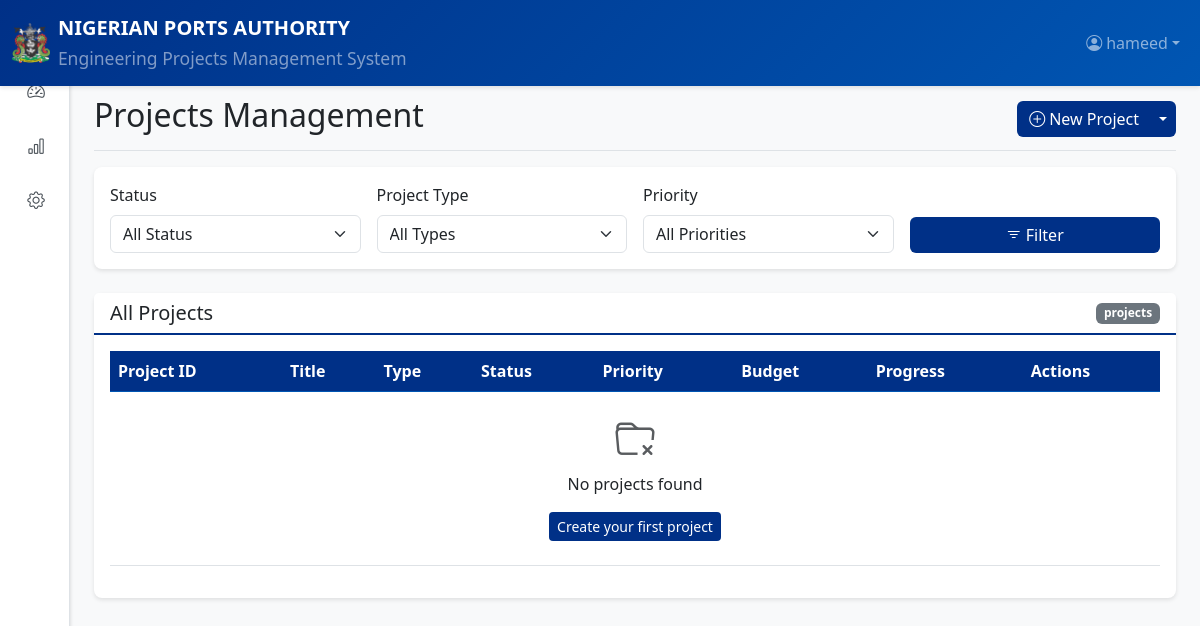
The page /projects/ (signed in) on the database as committed earlier.
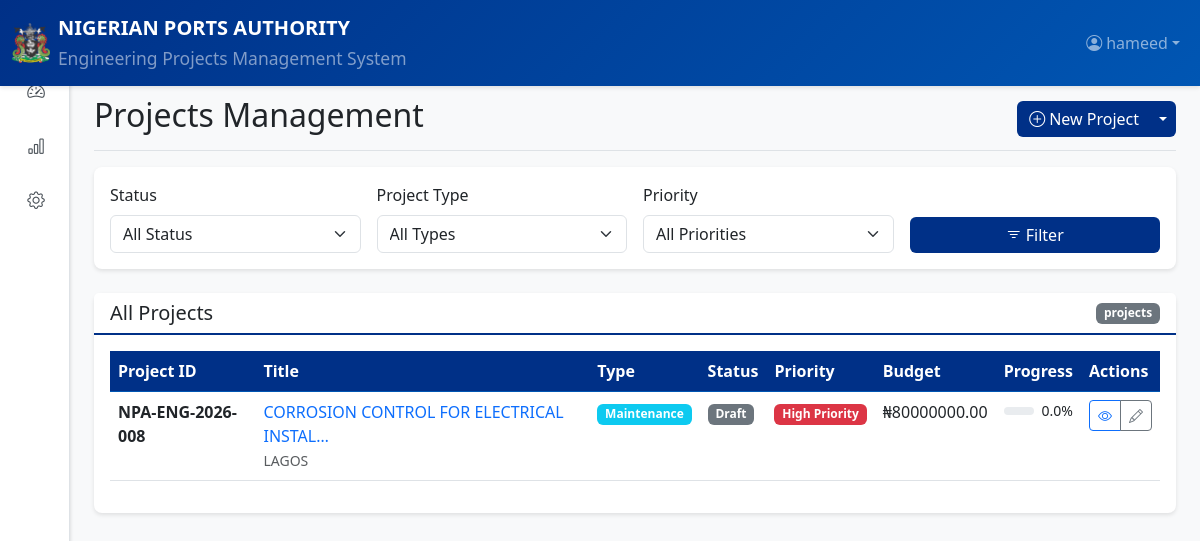
The same page on the database as committed later.
### projects/models.py (models this page shows, shortened)
class Project(models.Model):
    STATUS_CHOICES = [
        ('draft', 'Draft'),
        ('submitted', 'Submitted'),
        ('under_review', 'Under Review'),
        ('approved', 'Approved'),
        ('in_progress', 'In Progress'),
        ('on_hold', 'On Hold'),
        ('completed', 'Completed'),
        ('cancelled', 'Cancelled'),
    ]
    PRIORITY_CHOICES = [
        ('low', 'Low Priority'),
        ('medium', 'Medium Priority'),
        ('high', 'High Priority'),
        ('critical', 'Critical Priority'),
    ]
    PROJECT_TYPE_CHOICES = [
        ('civil', 'Civil Works'),
        ('electrical', 'Electrical Installation'),
        ('mechanical', 'Mechanical Works'),
        ('marine', 'Marine Works'),
        ('dredging', 'Dredging Works'),
        ('maintenance', 'Maintenance'),
        ('rehabilitation', 'Rehabilitation'),
        ('new_construction', 'New Construction'),
    ]
    project_id = models.CharField(max_length=50, unique=True, primary_key=True)
    title = models.CharField(max_length=200)
    description = models.TextField()
    project_type = models.CharField(max_length=50, choices=PROJECT_TYPE_CHOICES)
    location = models.CharField(max_length=50, choices=PORT_LOCATION_CHOICES, default='hq')
    other_location = models.CharField(max_length=200, blank=True, help_text="Specify if location is 'Other'")
    department = models.CharField(max_length=50, choices=DEPARTMENT_CHOICES, default='civil')
    estimated_budget = models.DecimalField(max_digits=15, decimal_places=2)
    approved_budget = models.DecimalField(max_digits=15, decimal_places=2, null=True, blank=True)
    spent_budget = models.DecimalField(max_digits=15, decimal_places=2, default=0)
    proposed_start_date = models.DateField(null=True, blank=True)
    proposed_end_date = models.DateField(null=True, blank=True)
    approved_start_date = models.DateField(null=True, blank=True)
    approved_end_date = models.DateField(null=True, blank=True)
    actual_start_date = models.DateField(null=True, blank=True)
    actual_end_date = models.DateField(null=True, blank=True)
    status = models.CharField(max_length=20, choices=STATUS_CHOICES, default='draft')
    priority = models.CharField(max_length=20, choices=PRIORITY_CHOICES, default='medium')
    created_by = models.ForeignKey(User, on_delete=models.CASCADE, related_name='created_projects')
    project_manager = models.ForeignKey(User, on_delete=models.SET_NULL, null=True,
                                        related_name='managed_projects')
    supervisor = models.ForeignKey(User, on_delete=models.SET_NULL, null=True, blank=True,
                                   related_name='supervised_projects')
    contractor = models.ForeignKey(Contractor, on_delete=models.SET_NULL, null=True, blank=True)
    contractor_address = models.CharField(max_length=100, blank=True)
    contractor_phone = models.CharField(max_length=20, blank=True)
    contract_sum = models.DecimalField(max_digits=15, decimal_places=2, null=True, blank=True, help_text="Total contract sum")
    contingencies = models.DecimalField(max_digits=15, decimal_places=2, null=True, blank=True, default=0)
    contract_award_date = models.DateField(null=True, blank=True)
    contract_award_ref = models.CharField(max_length=100, blank=True)
    contract_duration = models.IntegerField(null=True, blank=True, help_text="Duration in days")
    performance_bond = models.DecimalField(max_digits=15, decimal_places=2, null=True, blank=True)
    advance_payment = models.DecimalField(max_digits=15, decimal_places=2, null=True, blank=True)
    retention_percentage = models.DecimalField(max_digits=5, decimal_places=2, null=True, blank=True, default=5.00)
    contract_completion_date = models.DateField(null=True, blank=True)
    created_at = models.DateTimeField(auto_now_add=True)
    updated_at = models.DateTimeField(auto_now=True)
    submitted_at = models.DateTimeField(null=True, blank=True)
    approved_at = models.DateTimeField(null=True, blank=True)
    reviewed_by = models.ForeignKey(User, on_delete=models.SET_NULL, null=True, blank=True,
                                   related_name='reviewed_projects')
    approved_by = models.ForeignKey(User, on_delete=models.SET_NULL, null=True, blank=True,
                                   related_name='approved_projects')
    budget_head = models.CharField(max_length=100, blank=True, help_text="Budget head code/reference")
    class Meta:
        ordering = ['-created_at']
    @property
    def is_overdue(self):
        if self.status == 'in_progress' and self.approved_end_date:
            return timezone.now().date() > self.approved_end_date
        return False
    @property
    def progress_percentage(self):
        completed_stages = self.stages.filter(status='completed').count()
        total_stages = self.stages.count()
        return round((completed_stages / total_stages * 100), 1) if total_stages > 0 else 0

### projects/views.py (the view, shortened to what this page needs)
# urls.py: path('', views.ProjectListView.as_view(), name='project_list'),
class ProjectListView(LoginRequiredMixin, ListView):
    model = Project
    template_name = 'projects/project_list.html'
    context_object_name = 'projects'
    paginate_by = 10
    def get_queryset(self):
        user = self.request.user
        queryset = super().get_queryset()
        if user.office == 'executive_director':
            pass  # Show all projects
        elif user.office == 'general_manager':
            queryset = queryset.filter(
                Q(status__in=['submitted', 'under_review', 'approved', 'in_progress']) |
                Q(created_by=user)
            )
        else:  # Engineers
            queryset = queryset.filter(
                Q(created_by=user) |
                Q(project_manager=user) |
                Q(supervisor=user) |
                Q(stages__assigned_to=user)
            ).distinct()
        status = self.request.GET.get('status')
        project_type = self.request.GET.get('project_type')
        priority = self.request.GET.get('priority')
        if status:
            queryset = queryset.filter(status=status)
        if project_type:
            queryset = queryset.filter(project_type=project_type)
        if priority:
            queryset = queryset.filter(priority=priority)
        return queryset
    def get_context_data(self, **kwargs):
        context = super().get_context_data(**kwargs)
        context['status_choices'] = Project.STATUS_CHOICES
        context['project_type_choices'] = Project.PROJECT_TYPE_CHOICES
        context['priority_choices'] = Project.PRIORITY_CHOICES
        context['page_title'] = 'Projects Management'
        return context

### projects/templatetags/project_tags.py (called while the page is built)
@register.filter
def status_badge(status):
    badge_colors = {
        'draft': 'secondary',
        'submitted': 'info',
        'under_review': 'warning',
        'approved': 'primary',
        'in_progress': 'info',
        'on_hold': 'warning',
        'completed': 'success',
        'cancelled': 'danger',
        'pending': 'secondary',
        'requires_approval': 'warning',
        'blocked': 'danger',
    }
    return badge_colors.get(status, 'secondary')

@register.filter
def priority_badge(priority):
    badge_colors = {
        'low': 'success',
        'medium': 'warning',
        'high': 'danger',
        'critical': 'dark',
    }
    return badge_colors.get(priority, 'secondary')

### templates/projects/project_list.html (shortened to what the changed rows need)
{% extends 'base.html' %}
{% load project_tags %}
{% block page_title %}Projects Management{% endblock %}
{% block content %}
<div class="card">
    <div class="card-body">
        <div class="table-responsive">
            <table class="table table-hover">
                <thead>
                    <tr>
                        <th>Project ID</th>
                        <th>Title</th>
                        <th>Type</th>
                        <th>Status</th>
                        <th>Priority</th>
                        <th>Budget</th>
                        <th>Progress</th>
                        <th>Actions</th>
                    </tr>
                </thead>
                <tbody>
                    {% for project in projects %}
                    <tr>
                        <td>
                            <strong>{{ project.project_id }}</strong>
                        </td>
                        <td>
                            <a href="{% url 'project_detail' project_id=project.project_id|urlencode %}"
                               class="text-decoration-none">
                                {{ project.title|truncatechars:40 }}
                            </a>
                            <br>
                            <small class="text-muted">{{ project.location }}</small>
                        </td>
                        <td>
                            <span class="badge bg-info">{{ project.get_project_type_display }}</span>
                        </td>
                        <td>
                            {% with status_color=project.status %}
                            <span class="badge bg-{{ status_color|status_badge }}">
                                {{ project.get_status_display }}
                            </span>
                            {% endwith %}
                        </td>
                        <td>
                            {% with priority=project.priority %}
                            <span class="badge bg-{{ priority|priority_badge }}">
                                {{ project.get_priority_display }}
                            </span>
                            {% endwith %}
                        </td>
                        <td>
                            ₦{{ project.estimated_budget|floatformat:2 }}
                        </td>
                        <td>
                            <div class="d-flex align-items-center">
                                <div class="progress flex-grow-1 me-2" style="height: 8px;">
                                </div>
                                <small>{{ project.progress_percentage }}%</small>
                            </div>
                        </td>
                        <td>
                            <div class="btn-group btn-group-sm">
                                <a href="{% url 'project_detail' project.project_id %}"
                                   class="btn btn-outline-primary">
                                    <i class="bi bi-eye"></i>
                                </a>
                                {% if user == project.created_by or user.is_superuser %}
                                <a href="{% url 'project_update' project.project_id %}"
                                   class="btn btn-outline-secondary">
                                    <i class="bi bi-pencil"></i>
                                </a>
                                {% endif %}
                            </div>
                        </td>
                    </tr>
                    {% empty %}
                    <tr>
                        <td colspan="8" class="text-center py-4">
                            <i class="bi bi-folder-x display-6 text-muted"></i>
                            <p class="mt-2">No projects found</p>
                            <a href="{% url 'project_create' %}" class="btn btn-npa btn-sm">
                                Create your first project
                            </a>
                        </td>
                    </tr>
                    {% endfor %}
                </tbody>
            </table>
        </div>
    </div>
</div>
{% endblock %}

Rows that differ between the two databases and show on the page:
added Project: project_id "NPA-ENG-2026-008", title "CORROSION CONTROL FOR ELECTRICAL INSTAL…", location "LAGOS", project_type "Maintenance", status "Draft", priority "High Priority", estimated_budget "80000000.00", progress_percentage "0.0"
Other text that changed with them:
text no longer shown: "No projects found Create your first project"
